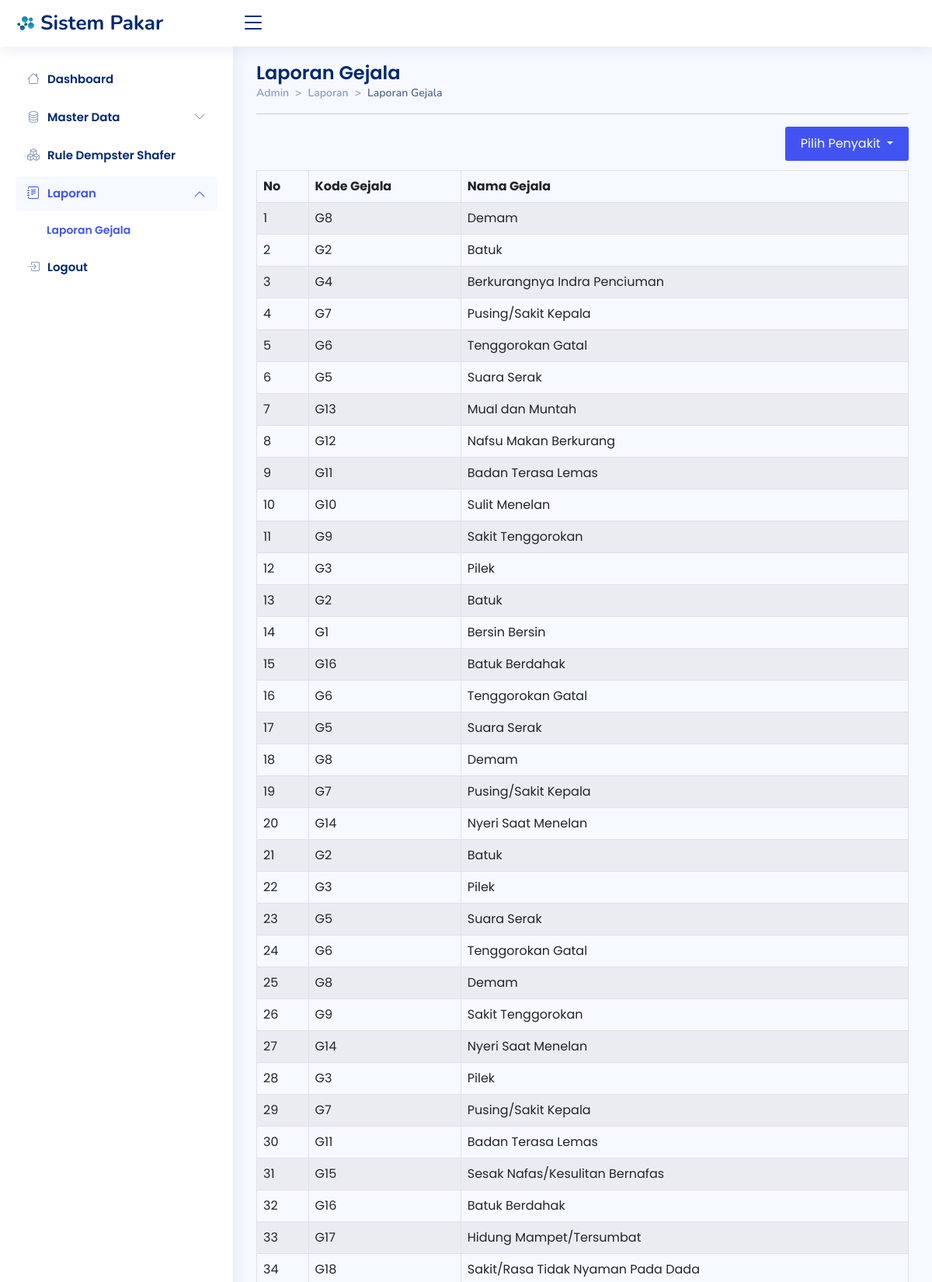
Page /admin/laporan/lapgejala.php (upper part) on the committed database.
### tables this page shows
CREATE TABLE `tb_rules` (
  `id_rules` int(11) NOT NULL,
  `id_gejala` int(11) DEFAULT NULL,
  `id_penyakit` int(11) DEFAULT NULL,
  `belief` float DEFAULT NULL
);

CREATE TABLE `tb_gejala` (
  `id` int(11) NOT NULL,
  `kdgejala` varchar(3) DEFAULT NULL,
  `gejala` text DEFAULT NULL
);

### admin/laporan/lapgejala.php (the view, shortened to what this page needs)
<!DOCTYPE html>
<html lang="en">
<head>
  <link href="../../assets/vendor/bootstrap/css/bootstrap.min.css" rel="stylesheet">
  <link rel="stylesheet" href="https://cdn.jsdelivr.net/npm/bootstrap-icons@1.10.2/font/bootstrap-icons.css">
  <link href="../../assets/vendor/boxicons/css/boxicons.min.css" rel="stylesheet">
  <link href="../../assets/vendor/quill/quill.snow.css" rel="stylesheet">
  <link href="../../assets/vendor/quill/quill.bubble.css" rel="stylesheet">
  <link href="../../assets/vendor/remixicon/remixicon.css" rel="stylesheet">
  <link href="../../assets/vendor/simple-datatables/style.css" rel="stylesheet">
  <link href="../../assets/css/style.css" rel="stylesheet">
</head>
<body>
  <header id="header" class="header fixed-top d-flex align-items-center">
    <div class="d-flex align-items-center justify-content-between">
      <a href="../index.php" class="logo d-flex align-items-center">
        <img src="../../assets/img/logo2.png" alt="">
        <span class="d-none d-lg-block">Sistem Pakar</span>
      </a>
      <i class="bi bi-list toggle-sidebar-btn"></i>
    </div>
  </header>
  <aside id="sidebar" class="sidebar">
    <ul class="sidebar-nav" id="sidebar-nav">
      <li class="nav-item">
        <a class="nav-link collapsed" href="../index.php">
          <i class="bi bi-house"></i>
          <span>Dashboard</span>
        </a>
      </li>
      <li class="nav-item">
        <a class="nav-link collapsed" data-bs-target="#components-nav" data-bs-toggle="collapse" href="#">
          <i class="bi bi-database"></i><span>Master Data</span><i class="bi bi-chevron-down ms-auto"></i>
        </a>
      </li>
      <li class="nav-item">
        <a class="nav-link collapsed" href="../rules/rules.php">
          <i class="bi bi-boxes"></i>
          <span>Rule Dempster Shafer</span>
        </a>
      </li>
      <li class="nav-item">
        <a class="nav-link" data-bs-target="#forms-nav" data-bs-toggle="collapse" href="#">
          <i class="bi bi-journal-text"></i><span>Laporan</span><i class="bi bi-chevron-down ms-auto"></i>
        </a>
        <ul id="forms-nav" class="nav-content collapse show" data-bs-parent="#sidebar-nav">
          <li>
            <a href="../laporan/lapgejala.php" class="active">
              <span>Laporan Gejala</span>
            </a>
          </li>
        </ul>
      </li>
      <li class="nav-item">
        <a class="nav-link collapsed" href="javascript:;" data-bs-toggle="modal" data-bs-target="#logoutmodal">
          <i class="bi bi-box-arrow-in-right"></i>
          <span>Logout</span>
        </a>
      </li>
    </ul>
  </aside>
  <main id="main" class="main">
    <div class="pagetitle">
      <h1>Laporan Gejala</h1>
      <nav style="--bs-breadcrumb-divider: '>';">
        <ol class="breadcrumb">
          <li class="breadcrumb-item"><a href="../index.php">Admin</a></li>
          <li class="breadcrumb-item">Laporan</li>
          <li class="breadcrumb-item active">Laporan Gejala</li>
        </ol>
      </nav>
      <hr>
    </div>
    <section>
      <div class="dropdown bx-pull-right">
        <button class="tambah dropdown-toggle" type="button" data-bs-toggle="dropdown" aria-expanded="false">
          Pilih Penyakit
        </button>
          <?php
          include "../koneksi.php";
          ?>
      </div> <br> <br>
      <div class="table-responsive mt-2">
        <table class="table table-striped table-hover table-bordered">
          <thead>
            <tr>
              <th>No</th>
              <th>Kode Gejala</th>
              <th>Nama Gejala</th>
            </tr>
          </thead>
          <tbody>
            <?php
            if (isset($_GET['data'])) {
              $kdsakit = $_GET['data'];
              $sql = "SELECT * FROM tb_rules,tb_gejala WHERE tb_rules.id_penyakit='$kdsakit' AND tb_gejala.id=tb_rules.id_gejala ";
            } else {
              $sql = "SELECT * FROM tb_rules,tb_gejala WHERE tb_gejala.id=tb_rules.id_gejala ";
            }
            $qry = mysqli_query($koneksi, $sql) or die("SQL Error" . mysqli_error($koneksi));
            $no = 0;
            while ($data = mysqli_fetch_array($qry)) {
              $no++;
            ?>
              <tr>
                <td><?php echo $no; ?></td>
                <td><?php echo $data['kdgejala']; ?></td>
                <td><?php echo $data['gejala']; ?></td>
              </tr><?php } ?>
          </tbody>
        </table>
      </div>
    </section>
  </main>
</body>
</html>

### assets/css/style.css (style rules this page uses)
:root { scroll-behavior: smooth; }
body { font-family: "Poppins", sans-serif; background: #f6f9ff; color: #444444; }
a { color: #4154f1; text-decoration: none; }
.tambah { color: #4154f1; text-decoration: none; }
span { font-family: "Poppins", sans-serif; }
h1, h2, h3, h4, h5, h6 { font-family: "Poppins", sans-serif; }
#main { margin-top: 60px; padding: 20px 30px; transition: all 0.3s; }
.pagetitle { margin-bottom: 10px; }
.pagetitle h1 { font-size: 24px; margin-bottom: 0; font-weight: 600; color: #012970; }
.breadcrumb { font-size: 14px; font-family: "Nunito", sans-serif; color: #899bbd; font-weight: 600; }
.breadcrumb a { color: #899bbd; transition: 0.3s; }
.breadcrumb .breadcrumb-item::before { color: #899bbd; }
.breadcrumb .active { color: #51678f; font-weight: 600; }
.logo { line-height: 1; }
@media (min-width: 1200px) { .logo { width: 280px; } }
.logo img { max-height: 26px; margin-right: 6px; }
.logo span { font-size: 26px; font-weight: 700; color: #012970; font-family: "Nunito", sans-serif; }
.header { transition: all 0.5s; z-index: 997; height: 60px; box-shadow: 0px 2px 20px rgba(1, 41, 112, 0.1); background-color: #fff; padding-left: 20px; }
.header .toggle-sidebar-btn { font-size: 32px; padding-left: 10px; cursor: pointer; color: #012970; }
.sidebar { position: fixed; top: 60px; left: 0; bottom: 0; width: 300px; z-index: 996; transition: all 0.3s; padding: 20px; overflow-y: auto; scrollbar-width: thin; scrollbar-color: #aab7cf transparent; box-shadow: 0px 0px 20px rgba(1, 41, 112, 0.1); background-color: #fff; }
@media (min-width: 1200px) { #main, #footer { margin-left: 300px; } }
.sidebar-nav { padding: 0; margin: 0; list-style: none; }
.sidebar-nav li { padding: 0; margin: 0; list-style: none; }
.sidebar-nav .nav-item { margin-bottom: 5px; }
.sidebar-nav .nav-link { display: flex; align-items: center; font-size: 15px; font-weight: 600; color: #4154f1; transition: 0.3; background: #f6f9ff; padding: 10px 15px; border-radius: 4px; }
.sidebar-nav .nav-link i { font-size: 16px; margin-right: 10px; color: #4154f1; }
.sidebar-nav .nav-link.collapsed { color: #012970; background: #fff; }
.sidebar-nav .nav-link.collapsed i { color: #899bbd; }
.sidebar-nav .nav-link .bi-chevron-down { margin-right: 0; transition: transform 0.2s ease-in-out; }
.sidebar-nav .nav-link:not(.collapsed) .bi-chevron-down { transform: rotate(180deg); }
.sidebar-nav .nav-content { padding: 5px 0 0 0; margin: 0; list-style: none; }
.sidebar-nav .nav-content a { display: flex; align-items: center; font-size: 14px; font-weight: 600; color: #012970; transition: 0.3; padding: 10px 0 10px 40px; transition: 0.3s; }
.sidebar-nav .nav-content a:hover, .sidebar-nav .nav-content a.active { color: #4154f1; }

### admin/laporan/lapgejala.php (style rules this page uses)
.tambah { background-color: #4154f1; border: none; color: white; padding: 10px 20px; border-radius: 3px; }

### rows in the picture
tb_rules: id_gejala.kdgejala "G8", id_gejala.gejala "Demam"
tb_rules: id_gejala.kdgejala "G2", id_gejala.gejala "Batuk"
tb_rules: id_gejala.kdgejala "G4", id_gejala.gejala "Berkurangnya Indra Penciuman"
tb_rules: id_gejala.kdgejala "G7", id_gejala.gejala "Pusing/Sakit Kepala"
tb_rules: id_gejala.kdgejala "G6", id_gejala.gejala "Tenggorokan Gatal"
tb_rules: id_gejala.kdgejala "G5", id_gejala.gejala "Suara Serak"
tb_rules: id_gejala.kdgejala "G13", id_gejala.gejala "Mual dan Muntah"
tb_rules: id_gejala.kdgejala "G12", id_gejala.gejala "Nafsu Makan Berkurang"
tb_rules: id_gejala.kdgejala "G11", id_gejala.gejala "Badan Terasa Lemas"
tb_rules: id_gejala.kdgejala "G10", id_gejala.gejala "Sulit Menelan"
tb_rules: id_gejala.kdgejala "G9", id_gejala.gejala "Sakit Tenggorokan"
tb_rules: id_gejala.kdgejala "G3", id_gejala.gejala "Pilek"
tb_rules: id_gejala.kdgejala "G2", id_gejala.gejala "Batuk"
tb_rules: id_gejala.kdgejala "G1", id_gejala.gejala "Bersin Bersin"
tb_rules: id_gejala.kdgejala "G16", id_gejala.gejala "Batuk Berdahak"
tb_rules: id_gejala.kdgejala "G6", id_gejala.gejala "Tenggorokan Gatal"
tb_rules: id_gejala.kdgejala "G5", id_gejala.gejala "Suara Serak"
tb_rules: id_gejala.kdgejala "G8", id_gejala.gejala "Demam"
tb_rules: id_gejala.kdgejala "G7", id_gejala.gejala "Pusing/Sakit Kepala"
tb_rules: id_gejala.kdgejala "G14", id_gejala.gejala "Nyeri Saat Menelan"
tb_rules: id_gejala.kdgejala "G2", id_gejala.gejala "Batuk"
tb_rules: id_gejala.kdgejala "G3", id_gejala.gejala "Pilek"
tb_rules: id_gejala.kdgejala "G5", id_gejala.gejala "Suara Serak"
tb_rules: id_gejala.kdgejala "G6", id_gejala.gejala "Tenggorokan Gatal"
tb_rules: id_gejala.kdgejala "G8", id_gejala.gejala "Demam"
tb_rules: id_gejala.kdgejala "G9", id_gejala.gejala "Sakit Tenggorokan"
tb_rules: id_gejala.kdgejala "G14", id_gejala.gejala "Nyeri Saat Menelan"
tb_rules: id_gejala.kdgejala "G3", id_gejala.gejala "Pilek"
tb_rules: id_gejala.kdgejala "G7", id_gejala.gejala "Pusing/Sakit Kepala"
tb_rules: id_gejala.kdgejala "G11", id_gejala.gejala "Badan Terasa Lemas"
tb_rules: id_gejala.kdgejala "G15", id_gejala.gejala "Sesak Nafas/Kesulitan Bernafas"
tb_rules: id_gejala.kdgejala "G16", id_gejala.gejala "Batuk Berdahak"
tb_rules: id_gejala.kdgejala "G17", id_gejala.gejala "Hidung Mampet/Tersumbat"
tb_rules: id_gejala.kdgejala "G18", id_gejala.gejala "Sakit/Rasa Tidak Nyaman Pada Dada"
